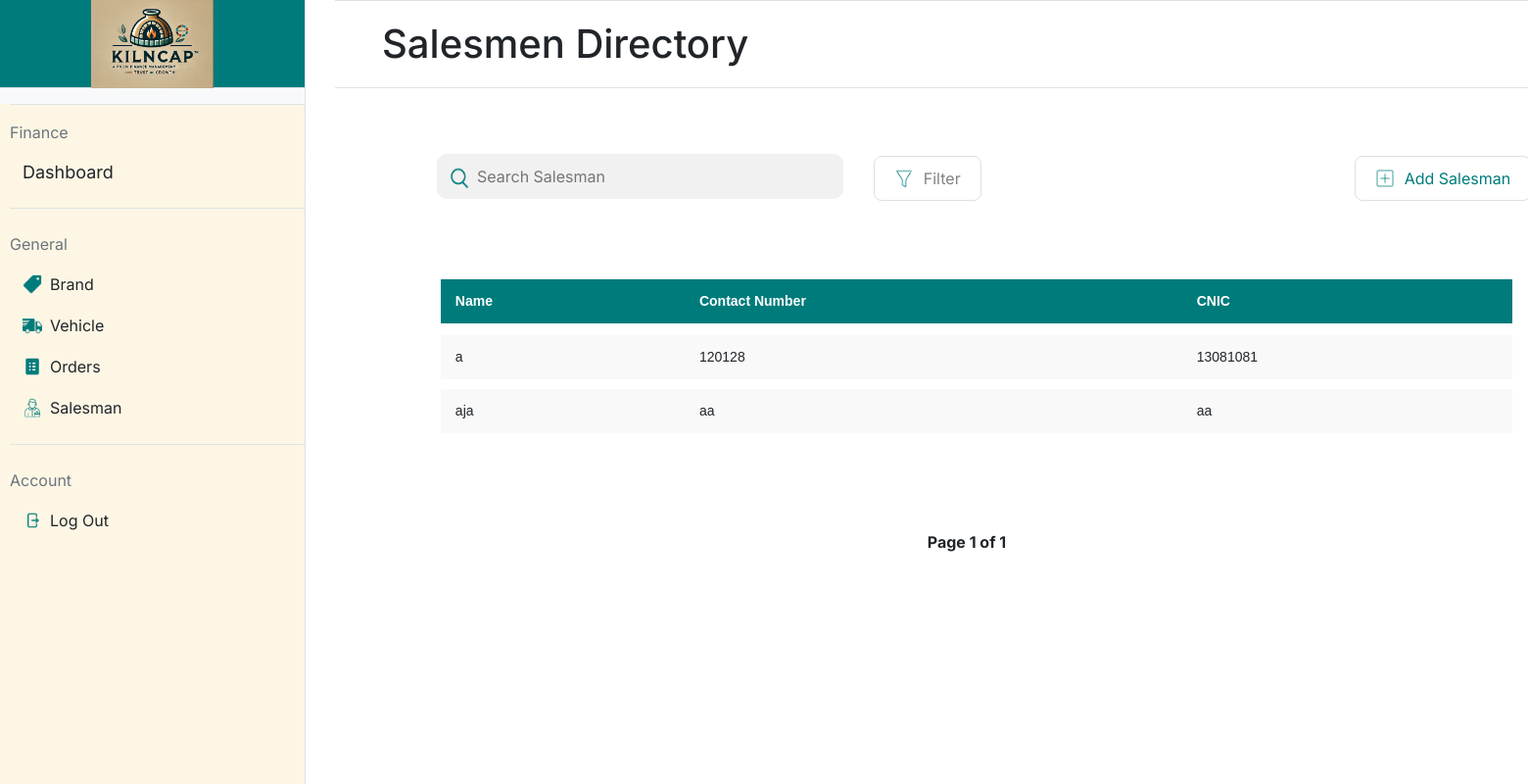
The app's page /salesman with its own data.
### app.py (models this page shows, shortened)
class Salesman(db.Model):
    __tablename__ = 'salesmen'
    id = db.Column(db.Integer, primary_key=True)  # Salesman ID (Primary Key)
    name = db.Column(db.String(100), nullable=False)  # Salesman's name
    contact_no = db.Column(db.String(15), unique=True, nullable=False)  # Salesman's contact number
    cnic = db.Column(db.String(15), unique=True, nullable=False)  # Salesman's CNIC (Computerized National Identity Card)

### app.py (the view)
@app.route('/salesman', methods=['GET'])
def salesman():
    page = request.args.get('page', 1, type=int)  # Get the current page number from the URL query parameter
    per_page = 5  # Number of salesmen to display per page
    salesmen_paginated = Salesman.query.paginate(page=page, per_page=per_page)  # Query the salesmen with pagination
    return render_template('salesman.html', salesmen=salesmen_paginated.items, pagination=salesmen_paginated)

### templates/salesman.html (shortened to what this page needs)
{% extends "base.html" %}
{% block title %}
<link rel="stylesheet" href="static/salesman.css">
{% endblock %}
{% block mainheading %}
Salesmen Directory
{% endblock %}
{% block maincontent %}
<div>
    <table style="padding-left: 5.5%;">
        <form action="{{ url_for('salesman_list_buttons') }}" method="post">
            <td style="width:40%; padding-left: 85px;">
                <div style="position: relative; width: 100%;">
                    <img src="/static/icons/search-icon.png"
                         alt="Search Icon"
                         style="position: absolute; left: 7px; top: 60%; transform: translateY(-50%); width: 30px; height: 30px;">
                    <input type="text"
                           placeholder="Search Salesman"
                           style="width: 100%; padding-left: 40px;">
                </div>
            </td>
            <td style="width:10%; padding-left: 30px; padding-top:15px">
                <button class="styled-button" name="button"
                    value="filter_salesman">
                    <img src="/static/icons/filter-icon.png" alt="Icon"
                        class="button-icon">
                    Filter
                </button>
            </td>
            <td style="padding-left: 380px; padding-top:15px">
                <button class="styled-button" name="button"
                    value="add_salesman">
                    <img src="/static/icons/add-icon.png" alt="Icon"
                        class="button-icon">
                    <div style="color:#007B7B">Add Salesman</div>
                </button>
            </td>
        </form>
    </table>
    <div style="padding: 5.5%;">
        <table class="styled-table"
            style="padding-left: 20px; width: 100%; border-collapse: separate; border-spacing: 0 10px;">
            <thead>
                <tr>
                    <th>Name</th>
                    <th>Contact Number</th>
                    <th>CNIC</th>
                </tr>
            </thead>
            <tbody>
                {% for salesman in salesmen %}
                <tr
                    data-url="{{ url_for('salesman_details', salesman_id=salesman.id) }}"
                    onclick="redirectToDetails(this)" style="cursor: pointer;">
                    <td>{{ salesman.name }}</td>
                    <td>{{ salesman.contact_no }}</td>
                    <td>{{ salesman.cnic }}</td>
                </tr>
                {% endfor %}
            </tbody>
        </table>
    </div>
    <div class="pagination">
        <span>Page {{ pagination.page }} of {{ pagination.pages }}</span>
    </div>
</div>
{% endblock %}

### static/styles.css (style rules this page uses)
body { font-family:'Inter'; margin: 0; height: 100vh; display: flex; }
input[type="text"], input[type="password"] { width: 100%; padding: 10px; margin-top: 10px; background-color:#F2F1F1 ; border: 1px solid #F2F1F1; border-radius: 10px; }

### static/salesman.css (style rules this page uses)
body { font-family: "Inter"; margin: 0; height: 100vh; display: flex; }
.styled-button { display: flex; align-items: center; padding: 10px 20px; font-size: 16px; background-color: #ffffff; color: #828282; border: 1px #e0e0e0 solid; border-radius: 8px; cursor: pointer; outline: none; }
.button-icon { height: 20px; margin-right: 10px; }
.styled-table { width: 500px; border-collapse: separate; border-spacing: 0 10px; font-family: Arial, sans-serif; font-size: 14px; }
.styled-table thead tr { background-color: #007b7b; color: white; text-align: left; height: 40px; }
.styled-table th, .styled-table td { padding: 12px 15px; }
.styled-table tbody tr { background-color: #f9f9f9; border-bottom: 1px solid #dddddd; }
.styled-table tbody tr:last-of-type { border-bottom: none; }
.styled-table th { border-bottom: 2px solid white; font-weight: bold; }
.pagination { display: flex; justify-content: center; margin: 20px 0; }
.pagination span { margin: 0 10px; font-weight: bold; }

### records on screen
Salesman: name "a", contact_no "120128", cnic "13081081"
Salesman: name "aja", contact_no "aa", cnic "aa"

### other values on screen
{{ pagination.page }} "1"
{{ pagination.pages }} "1"
